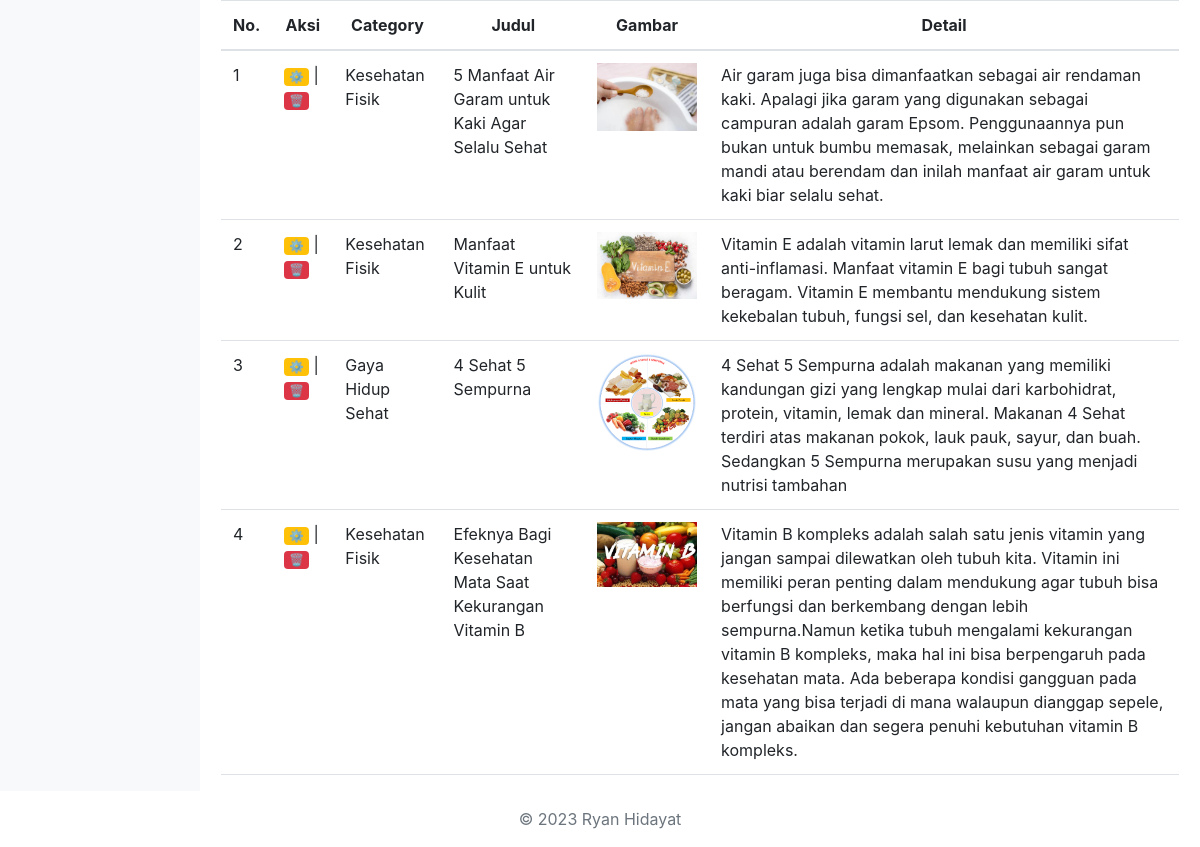
The app's page /page/account/admin.php (signed in, lower part), older data.
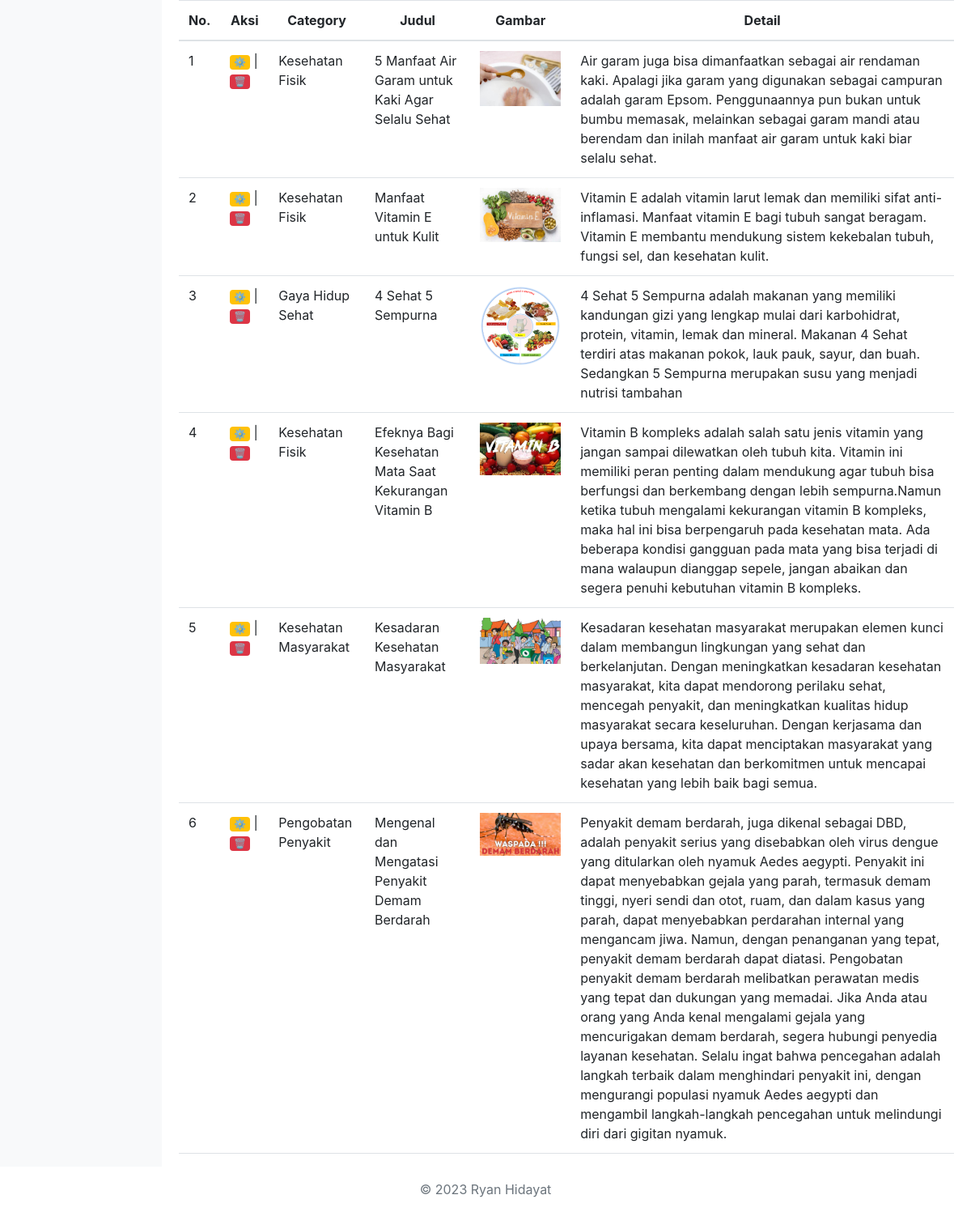
The same page, newer data.
### tables this page shows
CREATE TABLE `content` (
  `id` int NOT NULL,
  `gambar` varchar(100) NOT NULL,
  `judul` varchar(200) NOT NULL,
  `detail` varchar(10000) NOT NULL,
  `id_category` int NOT NULL
);

CREATE TABLE `category_content` (
  `id_category` int NOT NULL,
  `nama_category` varchar(255) NOT NULL
);

### page/account/function/funcions.php (called while the page is built, shortened)
<?php
$conn = mysqli_connect("localhost", "root", "", "sobatsehat");
function query($query)
{
    global $conn;
    $result = mysqli_query($conn, $query);
    $rows = [];
    while ($row = mysqli_fetch_assoc($result)) {
        $rows[] = $row;
    }
    return $rows;
}

### page/account/admin.php (the view, shortened to what this page needs)
<?php
require "function/funcions.php";
$dtl = query("SELECT * FROM content NATURAL JOIN category_content");
?>
<!DOCTYPE html>
<html lang="en">
<head>
  <link href="https://cdn.jsdelivr.net/npm/bootstrap@5.3.0-alpha3/dist/css/bootstrap.min.css" rel="stylesheet">
  <link href="https://stackpath.bootstrapcdn.com/bootstrap/4.5.2/css/bootstrap.min.css" rel="stylesheet">
  <link href="https://cdnjs.cloudflare.com/ajax/libs/font-awesome/6.0.0-beta3/css/all.min.css" rel="stylesheet">
</head>
<body>
  <div class="container-fluid">
    <div class="row">
      <nav class="col-md-2 d-none d-md-block bg-light sidebar">
        <div class="sidebar-sticky mt-5">
          <ul class="nav flex-column">
            <li class="nav-item">
              <a class="nav-link" href="logout.php">
              </a>
            </li>
          </ul>
        </div>
      </nav>
      <main role="main" class="col-md-9 ml-sm-auto col-lg-10 pt-3 px-4">
        <div class="row">
          <br>
          <div id="tabel-container">
            <table class="table">
              <thead>
                <tr class="content text-center">
                  <th scope="col">No.</th>
                  <th scope="col">Aksi</th>
                  <th scope="col">Category</th>
                  <th scope="col">Judul</th>
                  <th scope="col">Gambar</th>
                  <th scope="col ">Detail</th>
                </tr>
              </thead>
              <tbody>
                <?php $i = 1; ?>
                <?php foreach ($dtl as $row) : ?>
                  <tr>
                    <td><?= $i; ?></td>
                    <td>
                      <a href="function/ubah.php?id=<?= $row['id']; ?>" class="badge text-bg-warning">⚙️</a> |
                      <a href="function/hapus.php?id=<?= $row['id']; ?>" class="badge text-bg-danger" onclick="return confirm('yakin?');">🗑</a>
                    </td>
                    <td><?= $row["nama_category"]; ?></td>
                    <td><?= $row["judul"]; ?></td>
                    <td><img src="../../image/isi/<?= $row["gambar"]; ?>" width="100"></td>
                    <td><?= $row["detail"]; ?></td>
                  </tr>
                  <?php $i++; ?>
                <?php endforeach; ?>
              </tbody>
            </table>
          </div>
          <br>
        </div>
    </div>
    <footer class="footer mt-auto py-3 text-center">
      <div class="container">
        <span class="text-muted">© 2023 Ryan Hidayat</span>
      </div>
    </footer>
</body>
</html>

Row changes from the older to the newer data that the page shows:
added content: id_category.nama_category "Kesehatan Masyarakat", judul "Kesadaran Kesehatan Masyarakat", gambar (picture), detail "Kesadaran kesehatan masyarakat merupakan elemen kunci dalam membangun lingkungan yang sehat dan berkelanjutan. Dengan meningkatkan kesadaran kesehatan masyarakat, kita dapat mendorong perilaku sehat, mencegah penyakit, dan meningkatkan kualitas hidup masyarakat secara keseluruhan. Dengan kerjasama dan upaya bersama, kita dapat menciptakan masyarakat yang sadar akan kesehatan dan berkomitmen untuk mencapai kesehatan yang lebih baik bagi semua."
added content: id_category.nama_category "Pengobatan Penyakit", judul "Mengenal dan Mengatasi Penyakit Demam Berdarah", gambar (picture), detail "Penyakit demam berdarah, juga dikenal sebagai DBD, adalah penyakit serius yang disebabkan oleh virus dengue yang ditularkan oleh nyamuk Aedes aegypti. Penyakit ini dapat menyebabkan gejala yang parah, termasuk demam tinggi, nyeri sendi dan otot, ruam, dan dalam kasus yang parah, dapat menyebabkan perdarahan internal yang mengancam jiwa. Namun, dengan penanganan yang tepat, penyakit demam berdarah dapat diatasi. Pengobatan penyakit demam berdarah melibatkan perawatan medis yang tepat dan dukungan yang memadai. Jika Anda atau orang yang Anda kenal mengalami gejala yang mencurigakan demam berdarah, segera hubungi penyedia layanan kesehatan. Selalu ingat bahwa pencegahan adalah langkah terbaik…"
